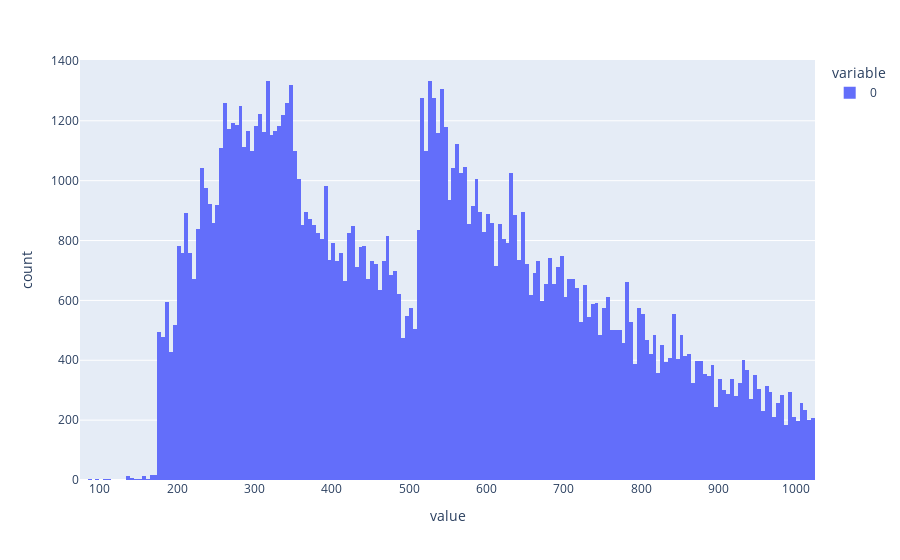

Source (notebook cell):
### Code cell
import plotly.express as px
print(min([len(seq) for seq in sequences])
, max([len(seq) for seq in sequences]))
px.histogram([len(seq) for seq in sequences])

### Figure 1 — Plotly figure (JSON) as saved in the notebook; plotly's stock layout.template omitted (floating-point values rounded to 4 significant figures; data arrays with more than 128 entries replaced by an {"elided": "..."} marker saying what was removed)
{"data": [{"alignmentgroup": "True", "bingroup": "x", "hovertemplate": "variable=0<br>value=%{x}<br>count=%{y}<extra></extra>", "legendgroup": "0", "marker": {"color": "#636efa", "pattern": {"shape": ""}}, "name": "0", "offsetgroup": "0", "orientation": "v", "showlegend": true, "type": "histogram", "x": {"elided": "119916 int values"}, "xaxis": "x", "yaxis": "y"}], "layout": {"barmode": "relative", "legend": {"title": {"text": "variable"}, "tracegroupgap": 0}, "margin": {"t": 60}, "xaxis": {"anchor": "y", "domain": [0, 1], "title": {"text": "value"}}, "yaxis": {"anchor": "x", "domain": [0, 1], "title": {"text": "count"}}}}
